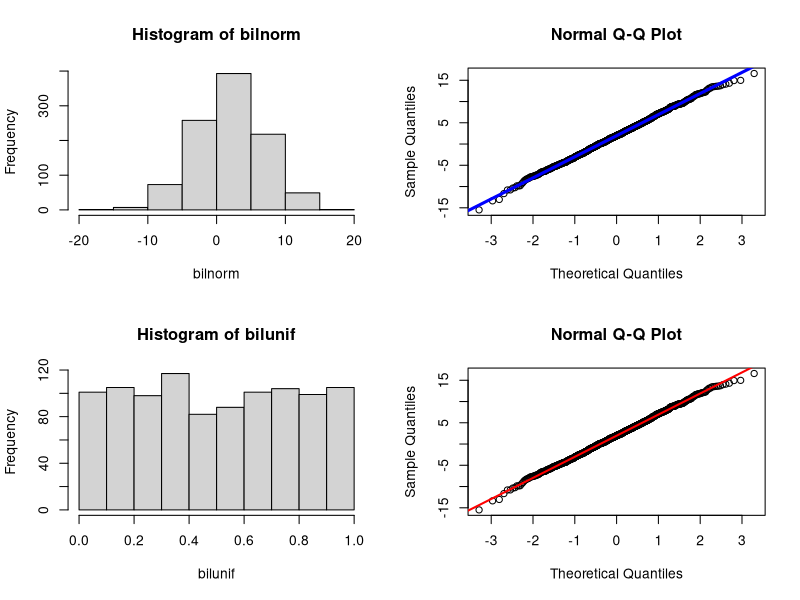
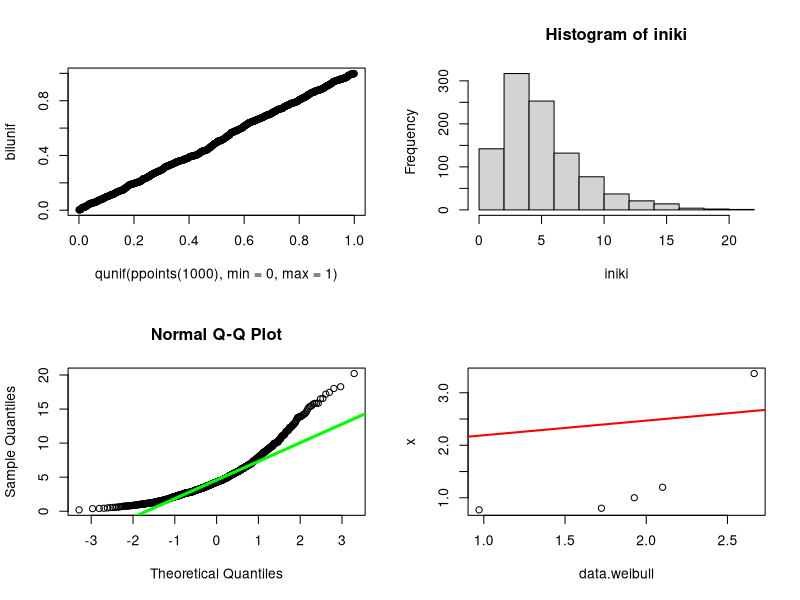

Write the R code that produced these figures, in order.
#qqplot (memeriksa data menyebar normal atau tidak)

par(mfrow=c(2,2))
bilnorm<-rnorm(1000,2,5)
hist(bilnorm)

qqnorm(bilnorm)
qqline(bilnorm, col="blue",lwd=3)

#qqplot uniform
bilunif<-runif(1000,0,1)
hist(bilunif)
qqnorm(bilnorm)
qqline(bilnorm, col="red", lwd=2)

  #mengecek semua bentuk sebaran
qqplot(x=qunif(ppoints(1000), #qunif = fungsi quantil dari uniform
               min = 0,
               max = 1),
       y = bilunif)

#qqplot ki square
iniki<-rchisq(1000,5)
hist(iniki)
qqnorm(iniki)
qqline(iniki,col="green",lwd=3)

#QQ PLOT - Weibull (parameternya shape dan scale)
x = c(3.367, 0.769,0.8, 1, 1.2)
data.weibull = rweibull(5, 3, 2)
qqplot(data.weibull, x)
qqline(data.weibull, col = "red", lwd = 2)
#Jika plotnya terbuka ke atas dapat dipastikan data menjulur ke kanan
#Jika plot terbuka ke bawah data menjulur ke kiri

#Goodness Fits of Test
  #Chi-Square Test
a <- c(1:6)
b <- c(57,56,63,52,48,63) #dalam 340 kali percobaan
exp.dice <- c(1/6,1/6,1/6,1/6,1/6,1/6)
dice.data <- data.frame(a,b,exp.dice)
test <- chisq.test(dice.data$b, p=exp.dice)
test


country <- c("US","Germany","France","Norway","Spain","China")
exp.percent <- c(0.25,0.12,0.18,0.14,0.11,0.20)
medals <- c(33,6,18,15,12,36)

medal.data <- data.frame(country, exp.percent, medals)
  #Chi-Square Test
test <- chisq.test(medal.data$medals, p=exp.percent)
test

  #Kolmogorov-Smirnov Test
ks.test(bilnorm, "pnorm", 18.27, 39.21)
ks.test(bilunif, "punif", 20.2, 0.972)
